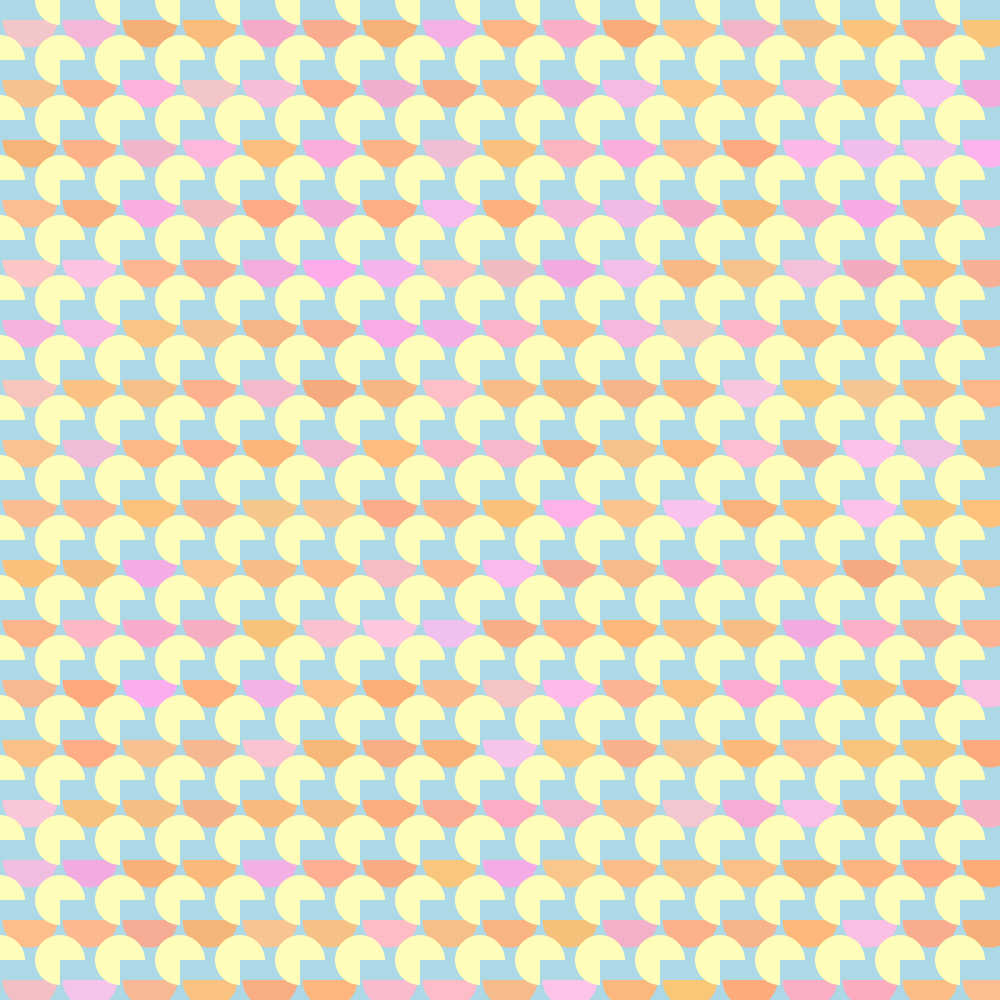
Frame 1 (no input)
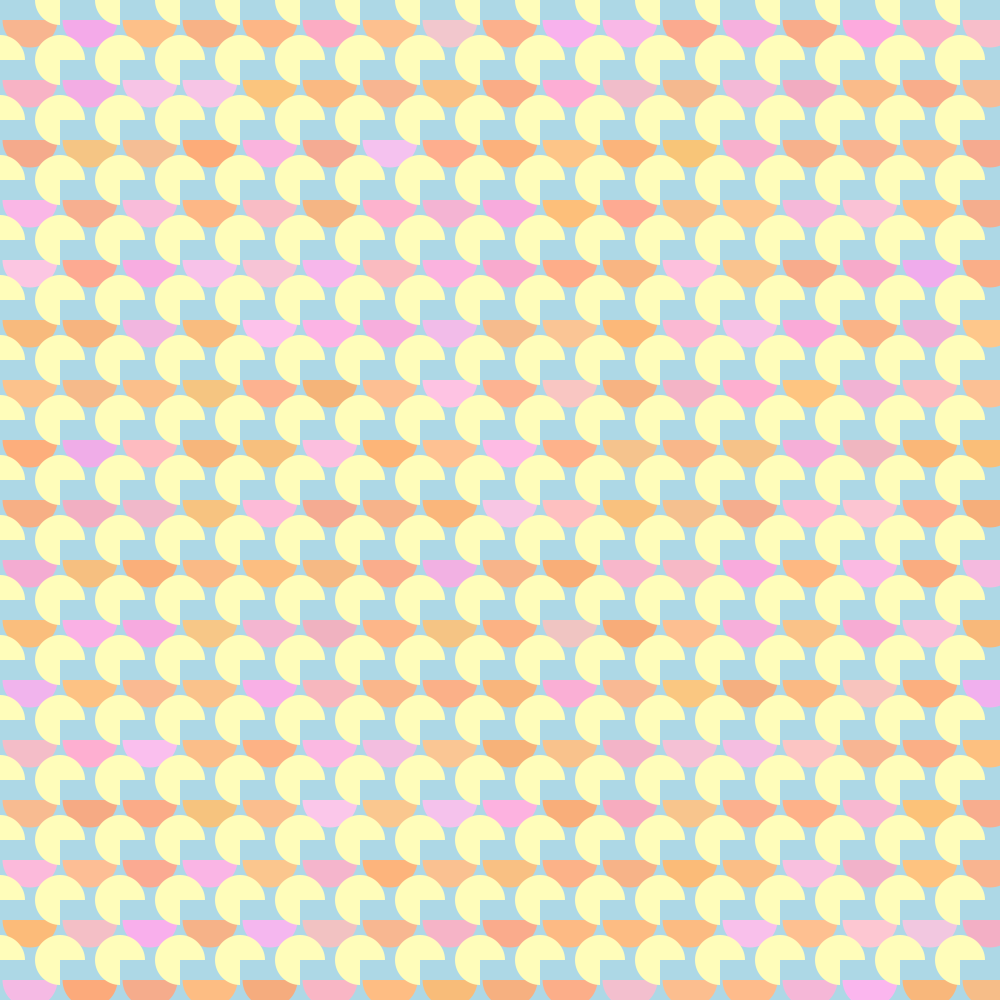
Frame 2 (the mouse pressed at the canvas centre, redrawn once)

The Processing sketch that drew these frames (run headless with seeded random() and noise(); the mouse was pressed at the canvas centre and the sketch redrawn once):

// Processing sketch: teselado_2
// ── teselado_2.pde
int incrementos = 60;

void setup() {
  size( 1000, 1000);
  background(255);
  noLoop();
}

void draw() {
  for (int y = 0; y <= height; y += incrementos) {
    for (int x = 0; x <= width; x += incrementos) {
    
   
     fill(255, 253, 186); // amarillo pastel
      noStroke();
      ellipse(x, y, 50, 50); // círculo en cada celda
      fill(173, 216, 230);  
      rect(x, y, 60, 60);
      
      float r, g, b;

if (random(1) < 0.6) {
  // Naranja intenso pastel
  r = random(245, 255);   // rojo alto
  g = random(170, 200);   // verde medio
  b = random(120, 150);    // azul bajo 
} else {
  // 💗 Rosado intenso pastel
  r = random(240, 255);   // rojo alto
  g = random(170, 200);   // verde bajo-medio 
  b = random(190, 240);   // azul alto 
}
fill(r, g, b);
      float arcoX = x + incrementos / 2;
      float arcoY = y + incrementos / 2-10;
      arc(arcoX, arcoY, 55, 55, 0, PI); 
      
      
    }
  }
}
